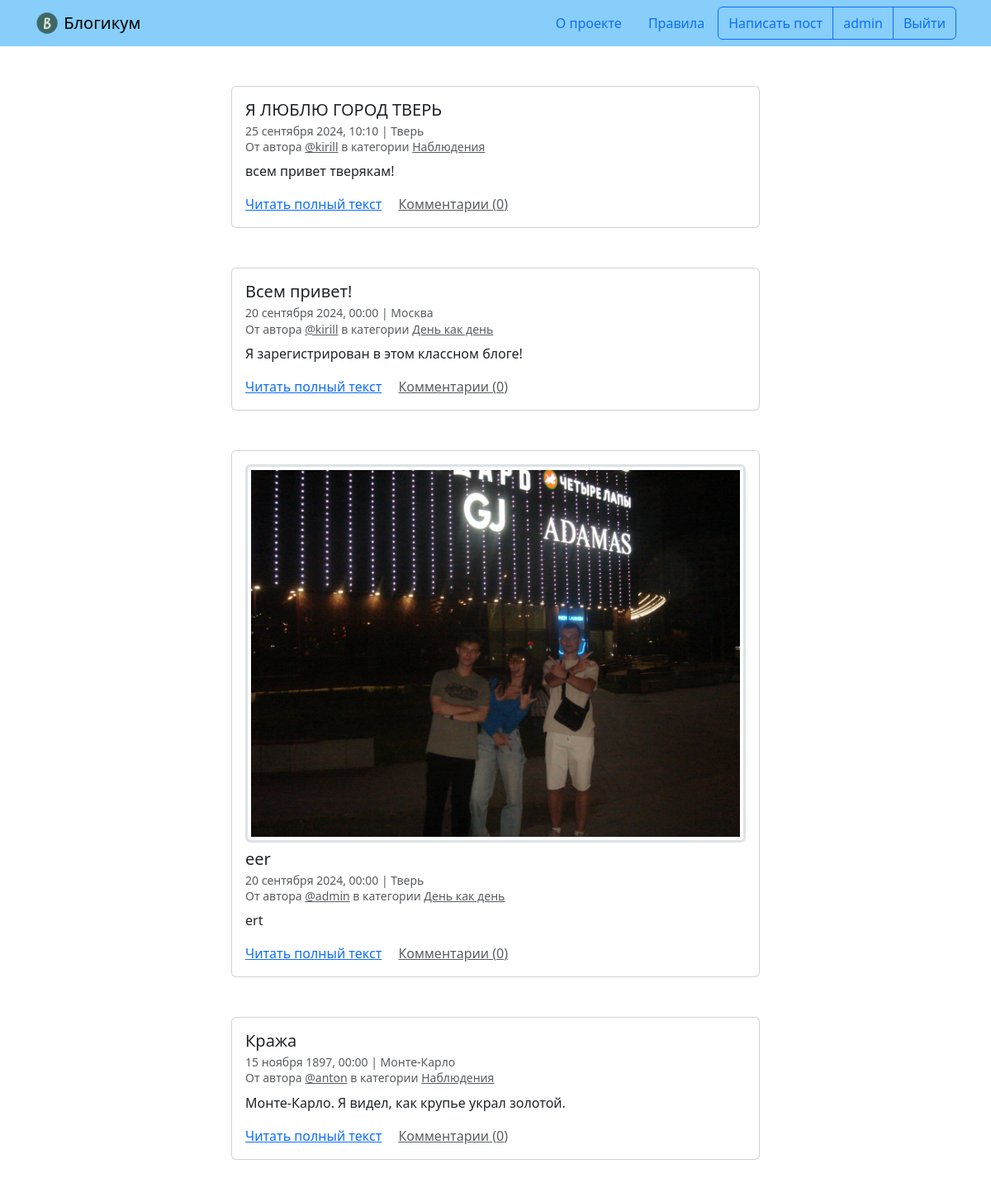
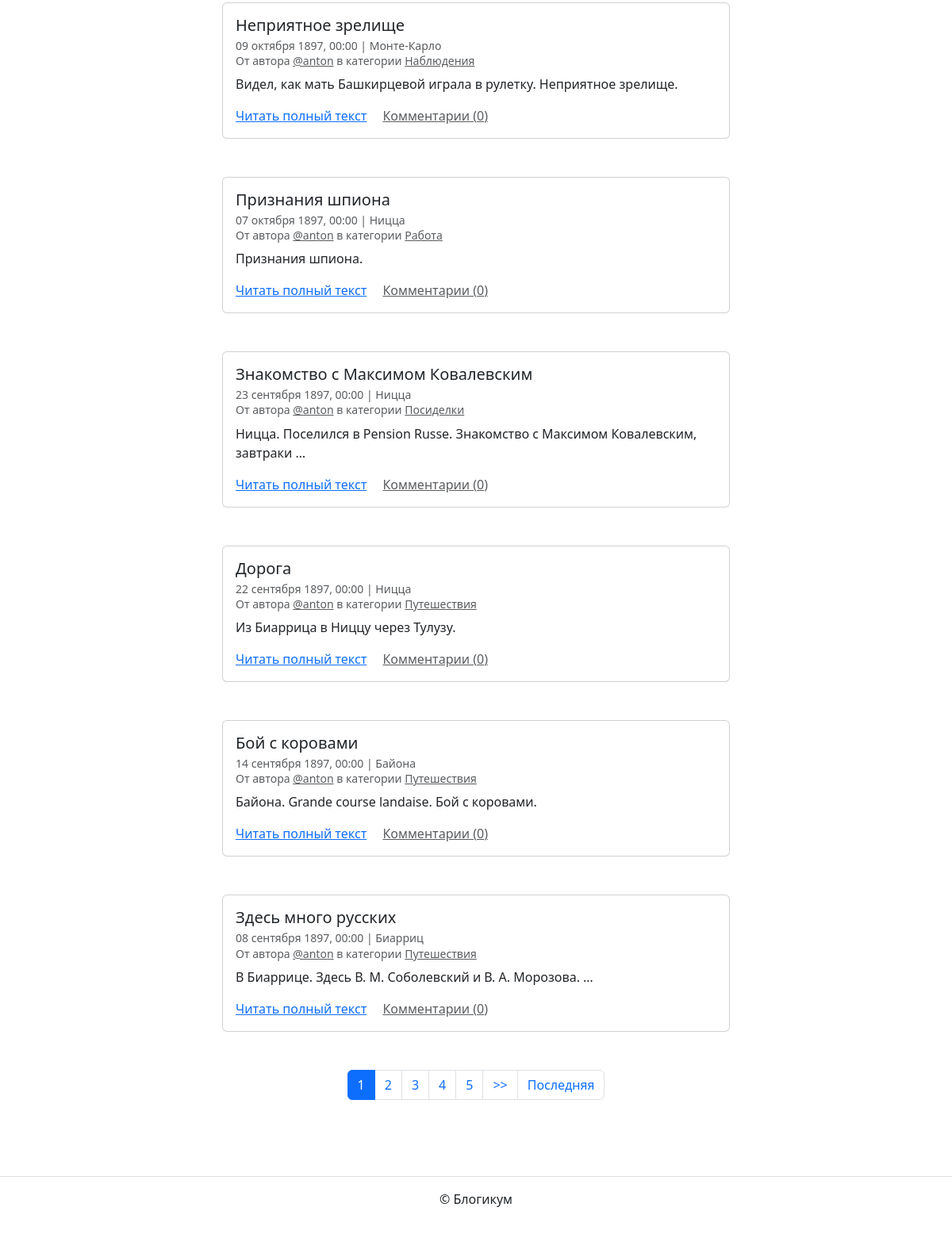
The app's page / (signed in), older data (2 pictures, top to bottom).
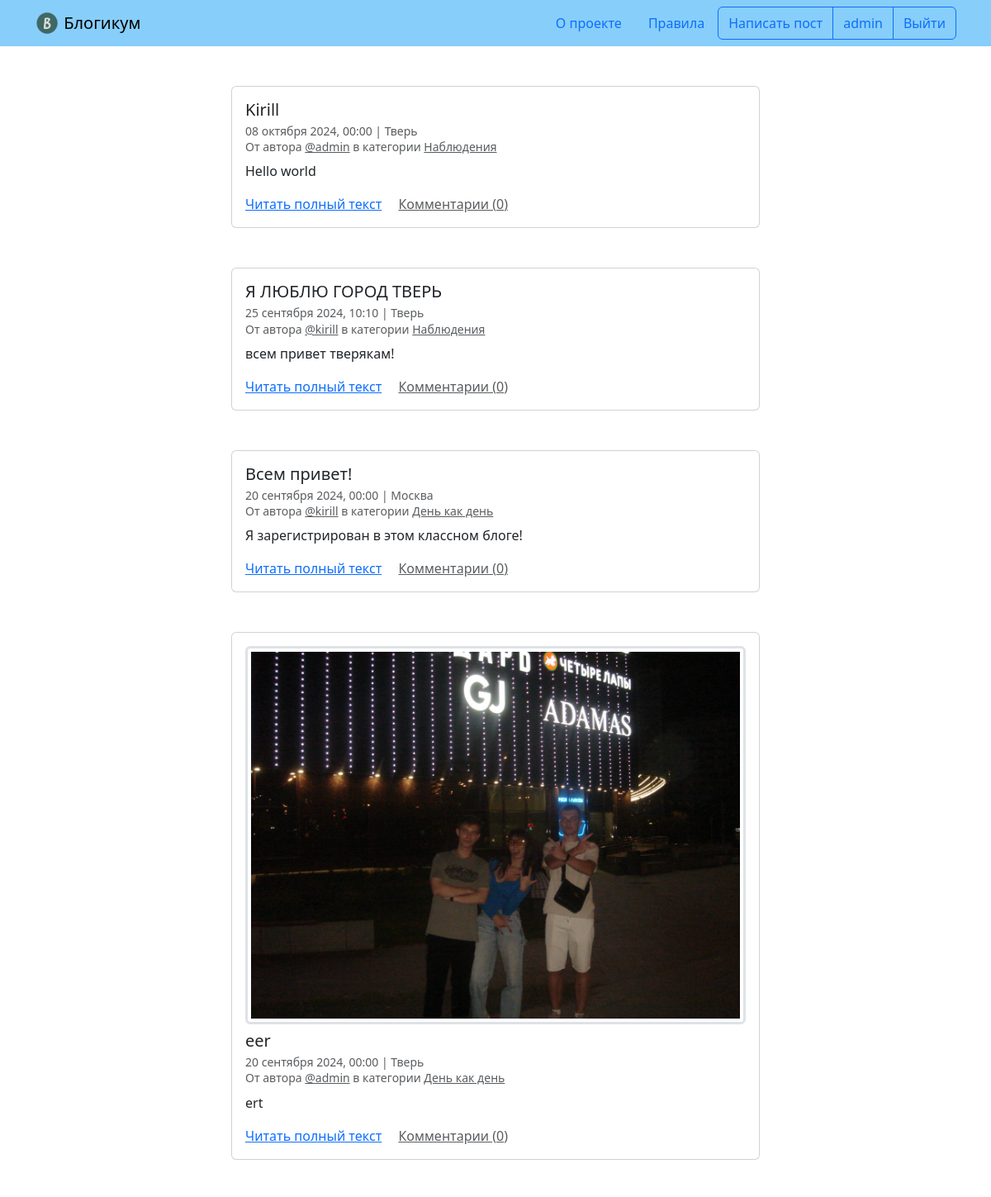
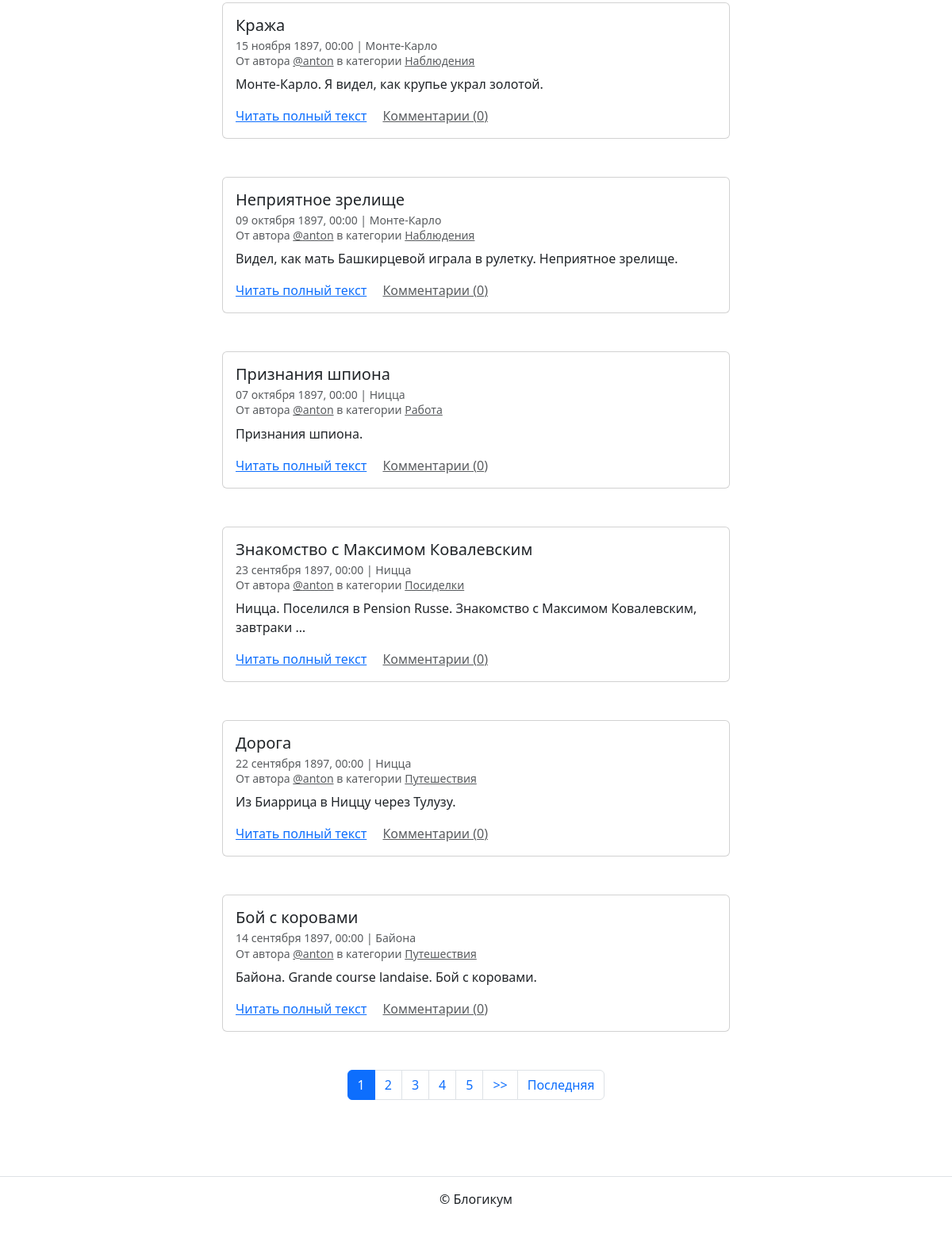
The same page, newer data (2 pictures, top to bottom).
### blog/models.py (models this page shows, shortened)
class BaseModel(models.Model):
    is_published = models.BooleanField(default=True,
                                       verbose_name='Опубликовано',
                                       help_text=('Снимите галочку, ',
                                                  'чтобы скрыть публикацию.'))
    created_at = models.DateTimeField(auto_now_add=True,
                                      verbose_name='Добавлено')
    class Meta:
        abstract = True

class Post(BaseModel):
    title = models.CharField(max_length=256, verbose_name='Название')
    text = models.TextField(verbose_name='Текст')
    pub_date = models.DateTimeField(
        verbose_name='Дата и время публикации',
        help_text=(
            "Если установить дату и время в будущем — "
            "можно делать отложенные публикации."
        )
    )
    author = models.ForeignKey(
        User,
        on_delete=models.CASCADE,
        verbose_name='Автор публикации',
        related_name='posts'
    )
    location = models.ForeignKey(
        'Location',
        on_delete=models.SET_NULL,
        null=True,
        verbose_name='Местоположение',
        related_name='posts'
    )
    category = models.ForeignKey(
        'Category',
        on_delete=models.SET_NULL,
        null=True,
        verbose_name='Категория',
        related_name='posts'
    )
    image = models.ImageField('Фото', upload_to='blog_images', blank=True)
    class Meta:
        verbose_name = 'публикация'
        verbose_name_plural = 'Публикации'
        ordering = ('-pub_date',)
    @classmethod
    def get_published_posts(cls, user=None, queryset=None, n=None):
        if queryset is None:
            queryset = cls.objects.all()
        if user is not None:
            queryset = queryset.filter(
                models.Q(author=user) | (
                        models.Q(pub_date__lte=timezone.now()) &
                        models.Q(is_published=True) &
                        models.Q(category__is_published=True)
                )
            )
        else:
            queryset = queryset.filter(
                pub_date__lte=timezone.now(),
                is_published=True,
                category__is_published=True
            )
        queryset = queryset.annotate(comment_count=models.Count('comments')).order_by(*cls._meta.ordering)
        return queryset if n is None else queryset[:n]

class Location(BaseModel):
    name = models.CharField(max_length=256,
                            verbose_name='Название места')
    class Meta:
        verbose_name = 'местоположение'
        verbose_name_plural = 'Местоположения'

class Category(BaseModel):
    title = models.CharField(max_length=256, verbose_name='Заголовок')
    description = models.TextField(verbose_name='Описание')
    slug = models.SlugField(unique=True, verbose_name='Идентификатор',
                            help_text=(
                                "Идентификатор страницы для URL; "
                                "разрешены символы латиницы, цифры, "
                                "дефис и подчёркивание."))
    class Meta:
        verbose_name = 'категория'
        verbose_name_plural = 'Категории'

### blog/views.py (the view)
# urls.py: path("", views.PostList.as_view(), name="index"),
class PostList(PaginatorMixin, PostMixin, ListView):
    template_name = 'blog/index.html'
    def get_queryset(self):
        return Post.get_published_posts(user=self.request.user)

### templates/blog/index.html (shortened to what this page needs)
{% extends "base.html" %}
{% block content %}
    {% for post in page_obj %}
        <article class="mb-5">
            {% include "includes/post_card.html" %}
        </article>
    {% endfor %}
    {% include "includes/paginator.html" %}
{% endblock %}

### templates/base.html (shortened to what this page needs)
{% load static %}
{% load django_bootstrap5 %}
<!DOCTYPE html>
<html lang="ru">
  <head>
    {% bootstrap_css %}
  </head>
  <body>
    {% include "includes/header.html" %}
    <main>
      <div class="container py-5">
        {% block content %}{% endblock %}
      </div>
    </main>
    {% include "includes/footer.html" %}
  </body>
</html>

### templates/includes/header.html (shortened to what this page needs)
{% load static %}
<header>
  <nav class="navbar navbar-light" style="background-color: lightskyblue">
    <div class="container">
      <a class="navbar-brand" href="{% url 'blog:index' %}">
        <img src="{% static 'img/logo.png' %}" width="30" height="30" class="d-inline-block align-top" alt="">
        Блогикум
      </a>
      {% with request.resolver_match.view_name as view_name %}
        <ul class="nav  nav-pills">
          <li class="nav-item">
            <a class="nav-link {% if view_name == 'pages:about' %} text-white {% endif %}" href="{% url 'pages:about' %}">
              О проекте
            </a>
          </li>
          <li class="nav-item">
            <a class="nav-link {% if view_name == 'pages:rules' %} text-white {% endif %}" href="{% url 'pages:rules' %}">
              Правила
            </a>
          </li>
          {% if user.is_authenticated %}
            <div class="btn-group" role="group" aria-label="Basic outlined example">
              <button type="button" class="btn btn-outline-primary"><a class="text-decoration-none text-reset"
                  href="{% url 'blog:create_post' %}">Написать пост</a></button>
              <button type="button" class="btn btn-outline-primary"><a class="text-decoration-none text-reset"
                  href="{% url 'blog:profile' user.username %}">{{ user.username }}</a></button>
              <button type="button" class="btn btn-outline-primary"><a class="text-decoration-none text-reset"
                  href="{% url 'logout' %}">Выйти</a></button>
            </div>
          {% endif %}
        </ul>
      {% endwith %}
    </div>
  </nav>
</header>

### templates/includes/post_card.html (shortened to what this page needs)
<div class="col d-flex justify-content-center">
  <div class="card" style="width: 40rem;">
    <div class="card-body">
      {% if post.image %}
        <a href="{{ post.image.url }}" target="_blank">
          <img class="border-3 rounded img-fluid img-thumbnail mb-2 mx-auto d-block" src="{{ post.image.url }}">
        </a>
      {% endif %}
      <h5 class="card-title">{{ post.title }}</h5>
      <h6 class="card-subtitle mb-2 text-muted">
        <small>
          {{ post.pub_date|date:"d E Y, H:i" }} | {% if post.location and post.location.is_published %}{{ post.location.name }}{% else %}Планета Земля{% endif %}<br>
          От автора <a class="text-muted" href="{% url 'blog:profile' post.author.username %}">@{{ post.author.username }}</a> в
          категории {% include "includes/category_link.html" %}
        </small>
      </h6>
      <p class="card-text">{{ post.text|truncatewords:10 }}</p>
      <a href="{% url 'blog:post_detail' post.id %}" class="card-link">Читать полный текст</a>
      <a href="{% url 'blog:post_detail' post.id %}" class="card-link text-muted">Комментарии ({{ post.comment_count }})</a>
    </div>
  </div>
</div>

### templates/includes/category_link.html
<a class="text-muted" href="{% url 'blog:category_posts' post.category.slug %}">
  {{ post.category.title }}
</a>

### templates/includes/paginator.html (shortened to what this page needs)
{% if page_obj.has_other_pages %}
  <nav aria-label="Page navigation" class="my-5">
    <ul class="pagination justify-content-center">
      {% for i in page_obj.paginator.page_range %}
        {% if page_obj.number == i %}
          <li class="page-item active">
            <span class="page-link">{{ i }}</span>
          </li>
        {% else %}
          <li class="page-item">
            <a class="page-link" href="?page={{ i }}">{{ i }}</a>
          </li>
        {% endif %}
      {% endfor %}
      {% if page_obj.has_next %}
        <li class="page-item">
          <a class="page-link" href="?page={{ page_obj.next_page_number }}">
            >>
          </a>
        </li>
        <li class="page-item">
          <a class="page-link" href="?page={{ page_obj.paginator.num_pages }}">
            Последняя
          </a>
        </li>
      {% endif %}
    </ul>
  </nav>
{% endif %}

### templates/includes/footer.html
<footer class="border-top text-center py-3">
  <p>© Блогикум</p>
</footer>

Row changes from the older to the newer data that the page shows:
no longer on this page (row unchanged): Post: title "Здесь много русских", pub_date "08 сентября 1897, 00:00", location.name "Биарриц", author.username "anton", category "Путешествия", text "В Биаррице. Здесь В. М. Соболевский и В. А. Морозова. …", comment_count "0"
added Post: title "Kirill", pub_date "08 октября 2024, 00:00", location.name "Тверь", author.username "admin", category "Наблюдения", text "Hello world", comment_count "0"
